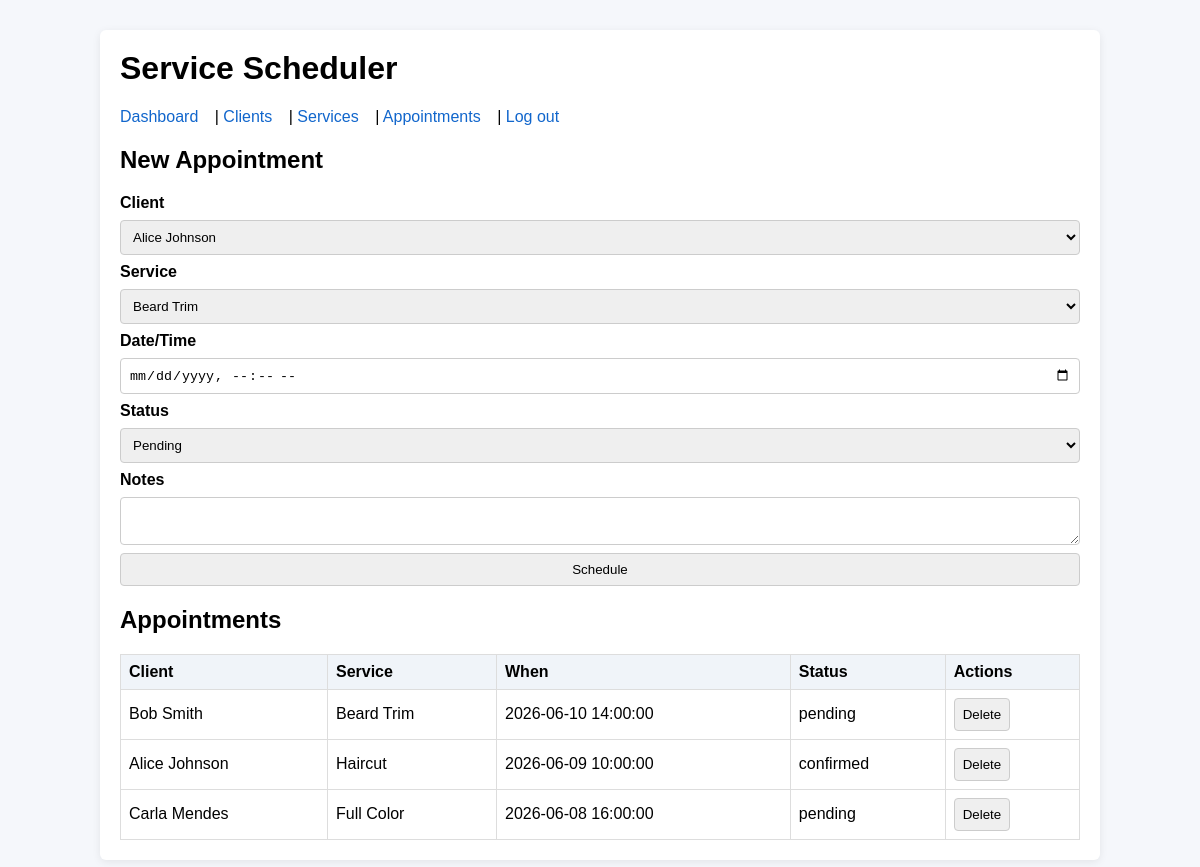
/?page=appointments (signed in), run on the app's committed database.
### tables this page shows
CREATE TABLE IF NOT EXISTS appointments (
    id           INT AUTO_INCREMENT PRIMARY KEY,
    client_id    INT NOT NULL,
    service_id   INT NOT NULL,
    user_id      INT,
    scheduled_to DATETIME    NOT NULL,
    status       VARCHAR(20) NOT NULL DEFAULT 'pending',
    notes        TEXT,
    created_at   DATETIME    NOT NULL,
    FOREIGN KEY (client_id)  REFERENCES clients(id)  ON DELETE CASCADE,
    FOREIGN KEY (service_id) REFERENCES services(id) ON DELETE CASCADE,
    FOREIGN KEY (user_id)    REFERENCES users(id)    ON DELETE SET NULL
);

CREATE TABLE IF NOT EXISTS clients (
    id         INT AUTO_INCREMENT PRIMARY KEY,
    name       VARCHAR(255) NOT NULL,
    email      VARCHAR(255),
    phone      VARCHAR(50),
    notes      TEXT,
    created_at DATETIME NOT NULL
);

CREATE TABLE IF NOT EXISTS services (
    id               INT AUTO_INCREMENT PRIMARY KEY,
    name             VARCHAR(255)   NOT NULL,
    description      TEXT,
    price            DECIMAL(10, 2) NOT NULL DEFAULT 0,
    duration_minutes INT            NOT NULL DEFAULT 30,
    created_at       DATETIME       NOT NULL
);

### public/index.php (the view, shortened to what this page needs)
<?php
require __DIR__ . '/../config/db.php';
function e(string $value): string
{
    return htmlspecialchars($value, ENT_QUOTES, 'UTF-8');
}
$page = $_GET['page'] ?? 'login';
switch ($page) {
    case 'appointments':
        handleAppointments($pdo);
        exit;
}
function renderHeader(string $title): void
{
    echo '<!DOCTYPE html><html lang="en"><head><meta charset="UTF-8"><title>' . e($title) . ' - Service Scheduler</title>';
    echo '<link rel="stylesheet" href="styles.css"></head><body><div class="container">';
    echo '<h1>Service Scheduler</h1>';
}
function renderFooter(): void
{
    echo '</div></body></html>';
}
function renderNav(): void
{
    echo '<nav><a href="?page=dashboard">Dashboard</a> | <a href="?page=clients">Clients</a> | <a href="?page=services">Services</a> | <a href="?page=appointments">Appointments</a> | <a href="?page=logout">Log out</a></nav>';
}
function handleAppointments(PDO $pdo): void
{
    $clients = $pdo->query('SELECT id, name FROM clients ORDER BY name')->fetchAll();
    $services = $pdo->query('SELECT id, name FROM services ORDER BY name')->fetchAll();
    $appointments = $pdo->query('SELECT a.id, c.name AS client, s.name AS service, a.scheduled_to, a.status FROM appointments a JOIN clients c ON c.id = a.client_id JOIN services s ON s.id = a.service_id ORDER BY a.scheduled_to DESC')->fetchAll();
    renderHeader('Appointments');
    renderNav();
    echo '<h2>New Appointment</h2>';
    echo '<form method="POST"><label>Client</label><select name="client_id" required>';
    foreach ($clients as $client) {
        echo '<option value="' . (int)$client['id'] . '">' . e($client['name']) . '</option>';
    }
    echo '</select>';
    echo '<label>Service</label><select name="service_id" required>';
    foreach ($services as $service) {
        echo '<option value="' . (int)$service['id'] . '">' . e($service['name']) . '</option>';
    }
    echo '</select>';
    echo '<label>Date/Time</label><input name="scheduled_to" type="datetime-local" required>';
    echo '<label>Status</label><select name="status"><option value="pending">Pending</option><option value="confirmed">Confirmed</option><option value="done">Done</option></select>';
    echo '<label>Notes</label><textarea name="notes"></textarea>';
    echo '<button type="submit">Schedule</button></form>';
    echo '<h2>Appointments</h2><table><tr><th>Client</th><th>Service</th><th>When</th><th>Status</th><th>Actions</th></tr>';
    foreach ($appointments as $appt) {
        echo '<tr><td>' . e($appt['client']) . '</td><td>' . e($appt['service']) . '</td><td>' . e($appt['scheduled_to']) . '</td><td>' . e($appt['status']) . '</td><td>';
        echo '<form method="POST" style="display:inline"><input type="hidden" name="delete_id" value="' . (int)$appt['id'] . '"><button type="submit" onclick="return confirm(\'Delete?\')">Delete</button></form>';
        echo '</td></tr>';
    }
    echo '</table>';
    renderFooter();
}

### public/styles.css (style rules this page uses)
body { font-family: Arial, sans-serif; background: #f5f7fb; margin: 0; }
.container { max-width: 960px; margin: 30px auto; padding: 20px; background: #fff; box-shadow: 0 2px 8px rgba(0, 0, 0, 0.08); border-radius: 6px; }
h1 { margin-top: 0; }
nav { margin: 10px 0 20px; }
nav a { margin-right: 12px; text-decoration: none; color: #1166cc; }
form { display: grid; gap: 8px; margin-bottom: 20px; }
label { font-weight: bold; }
input, textarea, select, button { padding: 8px; border: 1px solid #ccc; border-radius: 4px; }
table { width: 100%; border-collapse: collapse; }
th, td { border: 1px solid #ddd; padding: 8px; }
th { background: #f0f4f9; text-align: left; }

### data on the page
appointments: client.name "Bob Smith", service.name "Beard Trim", scheduled_to "2026-06-10 14:00:00", status "pending"
appointments: client.name "Alice Johnson", service.name "Haircut", scheduled_to "2026-06-09 10:00:00", status "confirmed"
appointments: client.name "Carla Mendes", service.name "Full Color", scheduled_to "2026-06-08 16:00:00", status "pending"

### other printed values
form field client_id "Alice Johnson"
form field service_id "Beard Trim"
